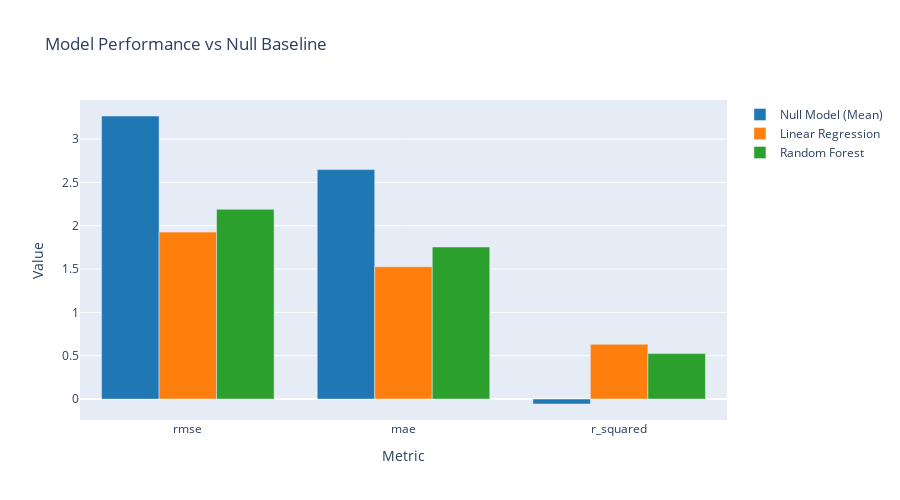

Notebook source saved alongside this figure:
### Code cell
# Visual comparison
fig = plot_model_comparison(
    stats_list=[stats_null, stats_linear, stats_rf],
    model_names=["Null Model (Mean)", "Linear Regression", "Random Forest"],
    metrics=["rmse", "mae", "r_squared"],
    split="test",
    plot_type="bar",
    title="Model Performance vs Null Baseline",
    height=500
)

fig.show()

print("\n📊 Interpretation:")
print("  • Null model: RMSE ≈ Std(y) - no learning, just predicts mean")
print("  • Linear & RF: RMSE < Std(y) - they've learned something!")
print("  • R² = 0 for null model (baseline)")
print("  • If R² < 0, your model is WORSE than null model!")

### Figure 1 — Plotly figure (JSON) as saved in the notebook; plotly's stock layout.template omitted (floating-point values rounded to 4 significant figures)
{"data": [{"hovertemplate": "Null Model (Mean)<br>%{x}: %{y:.4f}<extra></extra>", "marker": {"color": "#1f77b4"}, "name": "Null Model (Mean)", "type": "bar", "x": ["rmse", "mae", "r_squared"], "y": [3.267, 2.648, -0.05676]}, {"hovertemplate": "Linear Regression<br>%{x}: %{y:.4f}<extra></extra>", "marker": {"color": "#ff7f0e"}, "name": "Linear Regression", "type": "bar", "x": ["rmse", "mae", "r_squared"], "y": [1.927, 1.527, 0.6323]}, {"hovertemplate": "Random Forest<br>%{x}: %{y:.4f}<extra></extra>", "marker": {"color": "#2ca02c"}, "name": "Random Forest", "type": "bar", "x": ["rmse", "mae", "r_squared"], "y": [2.19, 1.755, 0.525]}], "layout": {"barmode": "group", "height": 500, "hovermode": "x", "showlegend": true, "title": {"text": "Model Performance vs Null Baseline"}, "xaxis": {"title": {"text": "Metric"}}, "yaxis": {"title": {"text": "Value"}}}}
